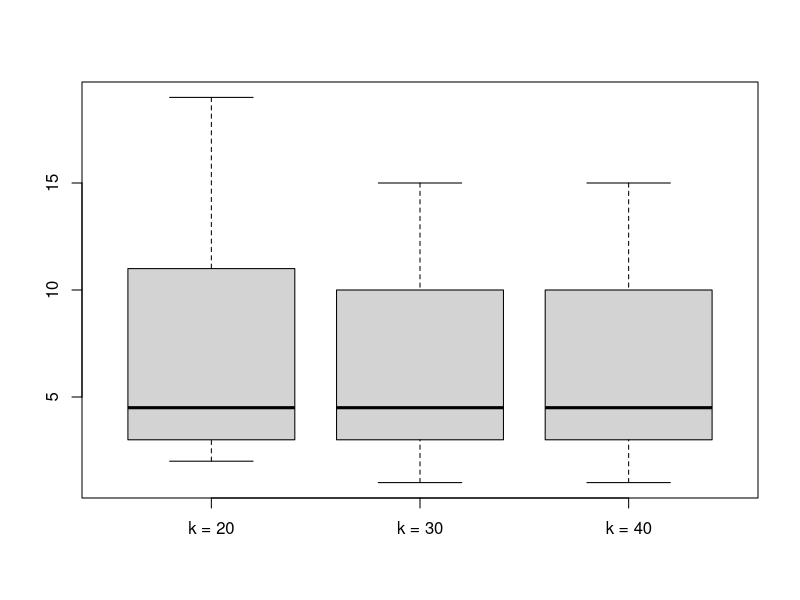

Here is the R script that generated this plot:
suppressMessages(library(doParallel))

experimento = function(k) {
    n <-  40
    zona <- matrix(rep(0, n * n), nrow = n, ncol = n)
    x <- rep(0, k) # ocupamos almacenar las coordenadas x de las semillas
    y <- rep(0, k) # igual como las coordenadas y de las semillas
    for (semilla in 1:k) {
        while (TRUE) { # hasta que hallamos una posicion vacia para la semilla
            fila <- sample(1:n, 1)
            columna <- sample(1:n, 1)
            if (zona[fila, columna] == 0) {
                zona[fila, columna] = semilla
                x[semilla] <- columna
                y[semilla] <- fila
                break
            }
        }
    }
    celda <-  function(pos) {
        fila <- floor((pos - 1) / n) + 1
        columna <- ((pos - 1) %% n) + 1
        if (zona[fila, columna] > 0) { # es una semilla
            return(zona[fila, columna])
        } else {
            cercano <- NULL # sin valor por el momento
            menor <- n * sqrt(2) # mayor posible para comenzar la busqueda
            for (semilla in 1:k) {
                dx <- columna - x[semilla]
                dy <- fila - y[semilla]
                dist <- sqrt(dx^2 + dy^2)
                if (dist < menor) {
                    cercano <- semilla
                    menor <- dist
                }
            }
            return(cercano)
        }
    }
    celdas <- sapply(1:(n * n), celda)
    voronoi <- matrix(celdas, nrow = n, ncol = n, byrow=TRUE)
    inicio <- function() {
        direccion <- sample(1:4, 1)
        xg <- NULL
        yg <- NULL
        if (direccion == 1) { # horiz izq -> der
            xg <- 1
            yg <- sample(1:n, 1)
        } else if (direccion == 2) { # vertical abajo -> arriba
            xg <- sample(1:n, 1)
            yg <- 1
        } else if (direccion == 3) { # horiz der -> izq
            xg <- n
            yg <- sample(1:n, 1)
        } else { # vertical arriba -> abajo
            xg <- sample(1:n, 1)
            yg <- n
        }
        return(c(xg, yg))
    }
    vp <- data.frame(numeric(), numeric()) # posiciones de posibles vecinos
    for (dx in -1:1) {
        for (dy in -1:1) {
            if (dx != 0 | dy != 0) { # descartar la posicion misma
                vp <- rbind(vp, c(dx, dy))
            }
        }
    }
    names(vp) <- c("dx", "dy")
    vc <- dim(vp)[1]
    distancia <- function(replica) {
        prob <- 1 # interno a la celda (inicial)
        dificil <- 0.99 # bajada al interior
        grieta <- voronoi # marcamos la grieta en una copia
        i <- inicio() # posicion inicial al azar
        xg <- i[1]
        yg <- i[2]
        mayor = 0
        while (TRUE) { # hasta que la propagacion termine
            grieta[yg, xg] <- 0 # usamos el cero para marcar la grieta
            actual = min(n - yg, n - xg, xg - 1, yg - 1) # las cuatro distancias de los lados
                                        #                    %%%%%%  ++++++  ======  @@@@@@
                                        #        ----------
                                        #        |   %    |
                                        #        |===*++++|   xg (h), yg (v)
                                        #        |   @    |
                                        #        |   @    |    n por n
                                        #        ----------
            mayor = max(mayor, actual) # recordar el mayor de los minimos
            frontera <- numeric()
            interior <- numeric()
            for (v in 1:vc) {
                vecino <- vp[v,]
                xs <- xg + vecino$dx # columna del vecino potencial
                ys <- yg + vecino$dy # fila del vecino potencial
                if (xs > 0 & xs <= n & ys > 0 & ys <= n) { # no sale de la zona
                    if (grieta[ys, xs] > 0) { # aun no hay grieta ahi
                        if (voronoi[yg, xg] == voronoi[ys, xs]) {
                            interior <- c(interior, v)
                        } else { # frontera
                            frontera <- c(frontera, v)
                        }
                    }
                }
            }
            elegido <- 0
            if (length(frontera) > 0) { # siempre tomamos frontera cuando haya
                if (length(frontera) > 1) {
                    elegido <- sample(frontera, 1)
                } else {
                    elegido <- frontera # sample sirve con un solo elemento
                }
                prob <- 1 # estamos nuevamente en la frontera
            } else if (length(interior) > 0) { # no hubo frontera para propagar
                if (runif(1) < prob) { # intentamos en el interior
                    if (length(interior) > 1) {
                        elegido <- sample(interior, 1)
                    } else {
                        elegido <- interior
                    }
                    prob <- dificil * prob # mas dificil a la siguiente
                }
            }
            if (elegido > 0) { # si se va a propagar
                vecino <- vp[elegido,]
                xg <- xg + vecino$dx
                yg <- yg + vecino$dy
            } else {
                break # ya no se propaga
            }
        }
        return(mayor)
    }
    manhattan <- sapply(1:30, distancia)
    return(manhattan)
}

d1 = experimento(20)
d2 = experimento(30)
d3 = experimento(40)
png('manhattan.png')
boxplot(d1, d2, d2, names = c("k = 20", "k = 30", "k = 40"))
dev.off()
